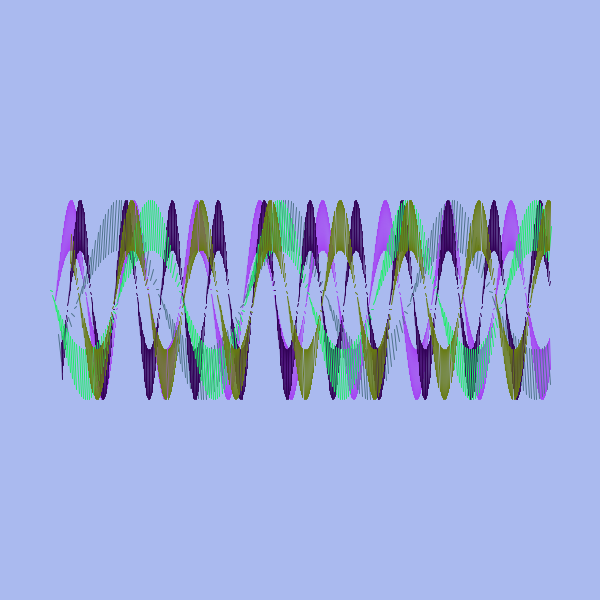
Frame 1 (no input)
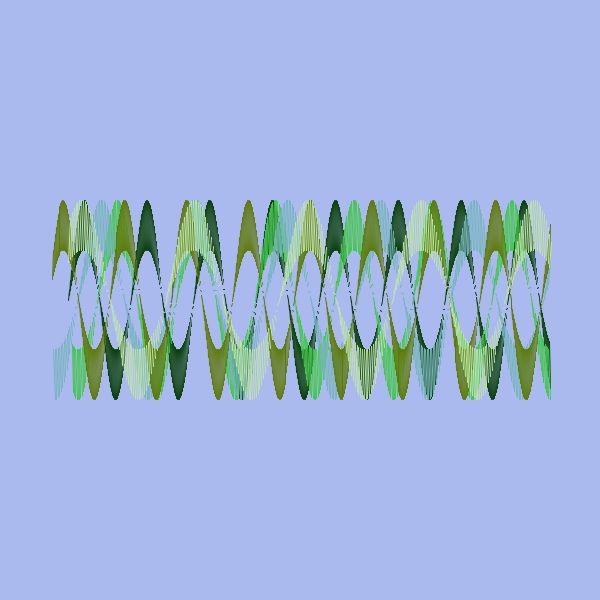
Frame 2 (the mouse pressed at the canvas centre, redrawn once)

The Processing sketch that drew these frames (run headless with seeded random() and noise(); the mouse was pressed at the canvas centre and the sketch redrawn once):

// Processing sketch: sinegra
// ── sinegra.pde
void setup(){
  size(600,600);
  noLoop(); 
}
void draw(){
  background(170, 186, 239);
  stroke(255);
  noFill();
  float a=0;
  float q=1;
  for(int i=0;i<5;i++){
    stroke(random(255),random(255),random(255));
  for(float x=50+random(25);x<550;x+=q){
    float s=map(sin(a),-1,1,350,250);
    float w=map(sin(a+0.1),-1,1,400,200);
    line(x,s,x+q,w);
    //ellipse(x,s,1,1);
    a+=0.1;
  }
  q=random(0.5,3);
}
}
